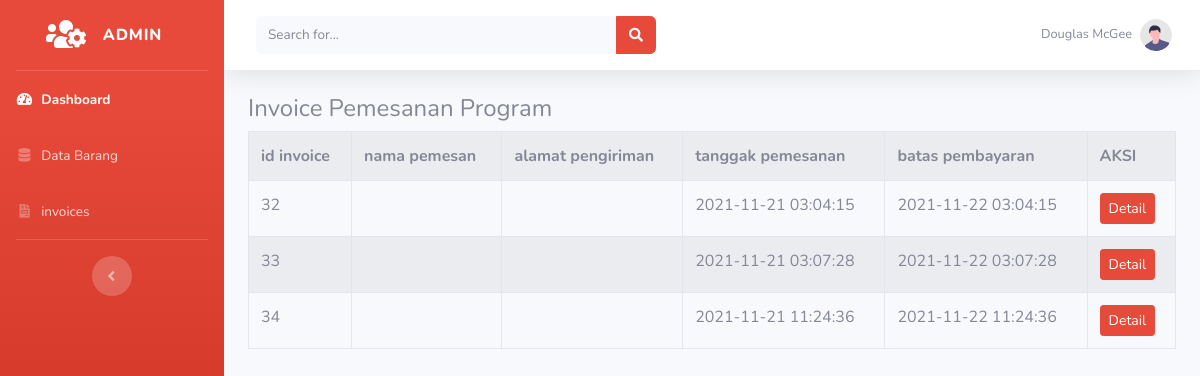
The page /index.php/admin/invoice on the database its author committed.
### tables this page shows
CREATE TABLE IF NOT EXISTS `tb_invoice` (
`id` int(11) NOT NULL,
  `nama` varchar(60) NOT NULL,
  `alamat` varchar(225) NOT NULL,
  `tgl_pesan` datetime NOT NULL,
  `batas_bayar` datetime NOT NULL
);

### application/controllers/admin/invoice.php (called while the page is built, shortened)
<?php
class Invoice extends CI_Controller{
    public function index()
    {
        $data['invoice'] = $this->model_invoice->tampil_data();
        $this->load->view('template_admin/header');
        $this->load->view('template_admin/sidebar');
        $this->load->view('admin/invoice', $data);
        $this->load->view('template_admin/footer');
    }
}

### index.php (called while the page is built, shortened)
<?php
require_once BASEPATH.'core/CodeIgniter.php';

### application/models/model_invoice.php (called while the page is built, shortened)
<?php
class Model_invoice extends CI_model{
    public function tampil_data()
    {
        $result = $this->db->get('tb_invoice');
        if($result->num_rows() >= 0){
            return $result->result();
        }else{
            return false;
        }
    }
}

### application/views/admin/invoice.php (the view)
<div class="container-fluid">
    <h4>Invoice Pemesanan Program</h4>
    <table class="table table-bordered table-hover table-striped">
        <tr>
            <th>id invoice</th>
            <th>nama pemesan</th>
            <th>alamat pengiriman</th>
            <th>tanggak pemesanan</th>
            <th>batas pembayaran</th>
            <th>AKSI</th>
        </tr>
        <?php foreach ($invoice as $inv) : ?>
            <tr>
                <td><?php echo $inv->id ?></td>
                <td><?php echo $inv->nama ?></td>
                <td><?php echo $inv->alamat ?></td>
                <td><?php echo $inv->tgl_pesan ?></td>
                <td><?php echo $inv->batas_bayar ?></td>
                <td><?php echo anchor('admin/invoice/detail/'.$inv->id, '<div class="btn btn-sm btn-danger">Detail</div>')?></td>
            </tr>
        <?php endforeach; ?>
    </table>
</div>

### rows shown on the page
tb_invoice: id "32", tgl_pesan "2021-11-21 03:04:15", batas_bayar "2021-11-22 03:04:15", id "Detail"
tb_invoice: id "33", tgl_pesan "2021-11-21 03:07:28", batas_bayar "2021-11-22 03:07:28", id "Detail"
tb_invoice: id "34", tgl_pesan "2021-11-21 11:24:36", batas_bayar "2021-11-22 11:24:36", id "Detail"
